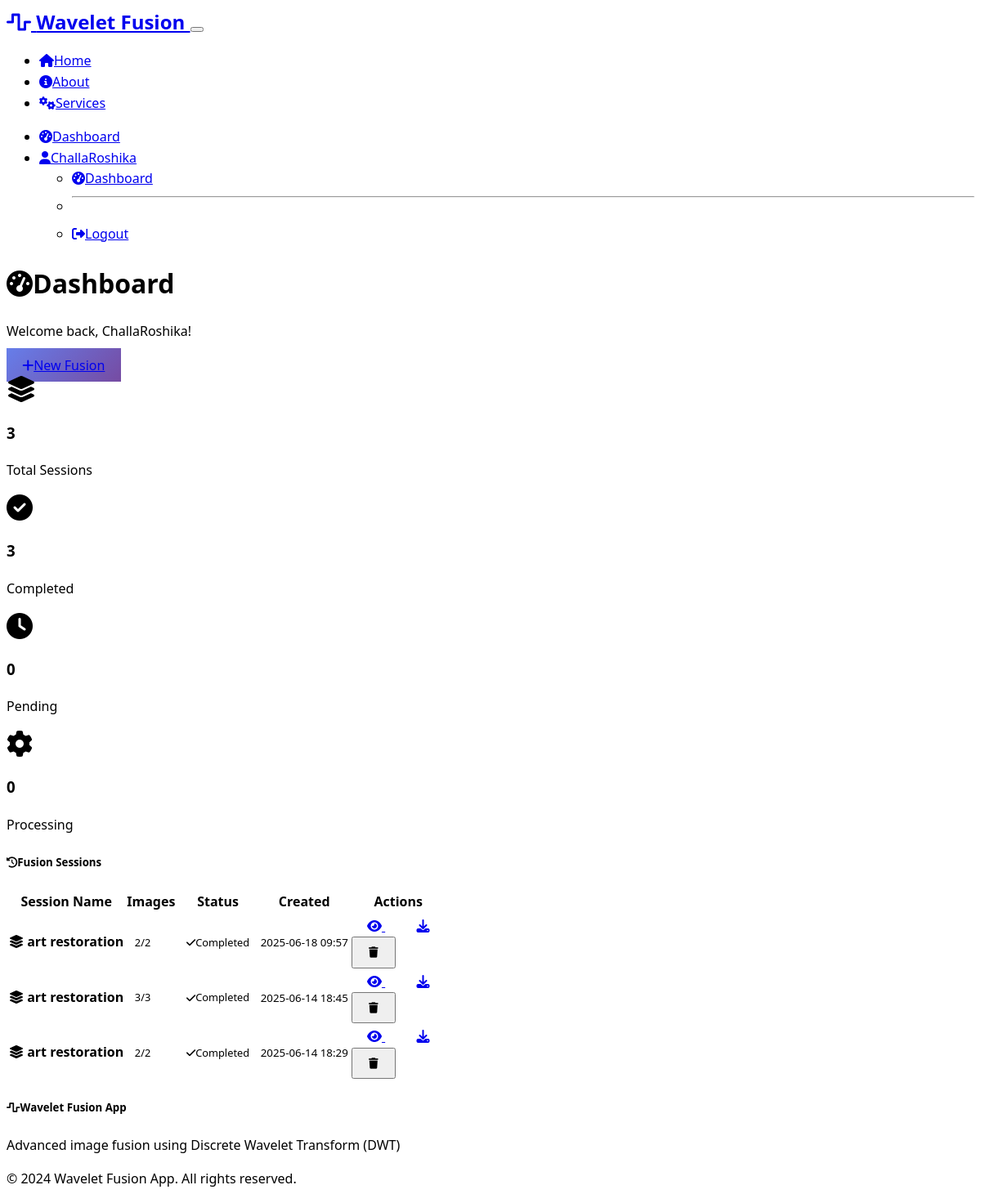
The page /dashboard (signed in) on the database its author committed.
### models.py (models this page shows, shortened)
class User(UserMixin, db.Model):
    id = db.Column(db.Integer, primary_key=True)
    username = db.Column(db.String(80), unique=True, nullable=False)
    email = db.Column(db.String(120), unique=True, nullable=False)
    password_hash = db.Column(db.String(256), nullable=False)
    created_at = db.Column(db.DateTime, default=datetime.utcnow)
    fusion_sessions = db.relationship('FusionSession', backref='user', lazy=True, cascade='all, delete-orphan')

class FusionSession(db.Model):
    id = db.Column(db.Integer, primary_key=True)
    user_id = db.Column(db.Integer, db.ForeignKey('user.id'), nullable=False)
    session_name = db.Column(db.String(200), nullable=False)
    num_images = db.Column(db.Integer, nullable=False)
    status = db.Column(db.String(50), default='pending')  # pending, processing, completed, failed
    result_filename = db.Column(db.String(200))
    created_at = db.Column(db.DateTime, default=datetime.utcnow)
    completed_at = db.Column(db.DateTime)
    images = db.relationship('UploadedImage', backref='fusion_session', lazy=True, cascade='all, delete-orphan')

### routes.py (the view)
@app.route('/dashboard')
@login_required
def dashboard():
    fusion_sessions = FusionSession.query.filter_by(user_id=current_user.id).order_by(FusionSession.created_at.desc()).all()
    return render_template('dashboard.html', fusion_sessions=fusion_sessions)

### app.py (called while the page is built)
@login_manager.user_loader
def load_user(user_id):
    from models import User
    return User.query.get(int(user_id))

### templates/dashboard.html (shortened to what this page needs)
{% extends "base.html" %}
{% block content %}
<div class="container py-4">
    <div class="row mb-4">
        <div class="col-12">
            <div class="d-flex justify-content-between align-items-center">
                <div>
                    <h1 class="display-6 mb-2">
                        <i class="fas fa-tachometer-alt me-2"></i>Dashboard
                    </h1>
                    <p class="text-muted mb-0">Welcome back, {{ current_user.username }}!</p>
                </div>
                <div>
                    <a href="{{ url_for('fusion') }}" class="btn btn-primary btn-lg">
                        <i class="fas fa-plus me-2"></i>New Fusion
                    </a>
                </div>
            </div>
        </div>
    </div>
    <div class="row g-4 mb-5">
        <div class="col-md-3">
            <div class="card border-0 shadow-sm">
                <div class="card-body text-center">
                    <i class="fas fa-layer-group fa-2x text-primary mb-2"></i>
                    <h3 class="fw-bold">{{ fusion_sessions|length }}</h3>
                    <p class="text-muted mb-0">Total Sessions</p>
                </div>
            </div>
        </div>
        <div class="col-md-3">
            <div class="card border-0 shadow-sm">
                <div class="card-body text-center">
                    <i class="fas fa-check-circle fa-2x text-success mb-2"></i>
                    <h3 class="fw-bold">{{ fusion_sessions|selectattr('status', 'equalto', 'completed')|list|length }}</h3>
                    <p class="text-muted mb-0">Completed</p>
                </div>
            </div>
        </div>
        <div class="col-md-3">
            <div class="card border-0 shadow-sm">
                <div class="card-body text-center">
                    <i class="fas fa-clock fa-2x text-warning mb-2"></i>
                    <h3 class="fw-bold">{{ fusion_sessions|selectattr('status', 'equalto', 'pending')|list|length }}</h3>
                    <p class="text-muted mb-0">Pending</p>
                </div>
            </div>
        </div>
        <div class="col-md-3">
            <div class="card border-0 shadow-sm">
                <div class="card-body text-center">
                    <i class="fas fa-cog fa-2x text-info mb-2"></i>
                    <h3 class="fw-bold">{{ fusion_sessions|selectattr('status', 'equalto', 'processing')|list|length }}</h3>
                    <p class="text-muted mb-0">Processing</p>
                </div>
            </div>
        </div>
    </div>
    <div class="row">
        <div class="col-12">
            <div class="card border-0 shadow-sm">
                <div class="card-header bg-transparent border-0 py-3">
                    <h5 class="card-title mb-0">
                        <i class="fas fa-history me-2"></i>Fusion Sessions
                    </h5>
                </div>
                <div class="card-body p-0">
                    {% if fusion_sessions %}
                        <div class="table-responsive">
                            <table class="table table-hover mb-0">
                                <thead class="table-light">
                                    <tr>
                                        <th>Session Name</th>
                                        <th>Images</th>
                                        <th>Status</th>
                                        <th>Created</th>
                                        <th>Actions</th>
                                    </tr>
                                </thead>
                                <tbody>
                                    {% for session in fusion_sessions %}
                                    <tr>
                                        <td>
                                            <div class="d-flex align-items-center">
                                                <i class="fas fa-layer-group me-2 text-muted"></i>
                                                <strong>{{ session.session_name }}</strong>
                                            </div>
                                        </td>
                                        <td>
                                            <span class="badge bg-secondary">
                                                {{ session.images|length }}/{{ session.num_images }}
                                            </span>
                                        </td>
                                        <td>
                                            {% if session.status == 'completed' %}
                                                <span class="badge bg-success">
                                                    <i class="fas fa-check me-1"></i>Completed
                                                </span>
                                            {% elif session.status == 'processing' %}
                                                <span class="badge bg-warning">
                                                    <i class="fas fa-cog fa-spin me-1"></i>Processing
                                                </span>
                                            {% elif session.status == 'failed' %}
                                                <span class="badge bg-danger">
                                                    <i class="fas fa-exclamation-triangle me-1"></i>Failed
                                                </span>
                                            {% else %}
                                                <span class="badge bg-secondary">
                                                    <i class="fas fa-clock me-1"></i>Pending
                                                </span>
                                            {% endif %}
                                        </td>
                                        <td>
                                            <small class="text-muted">
                                                {{ session.created_at.strftime('%Y-%m-%d %H:%M') }}
                                            </small>
                                        </td>
                                        <td>
                                            <div class="btn-group btn-group-sm">
                                                {% if session.status == 'completed' %}
                                                    <a href="{{ url_for('view_result', session_id=session.id) }}"
                                                       class="btn btn-outline-primary btn-sm"
                                                       title="View Result">
                                                        <i class="fas fa-eye"></i>
                                                    </a>
                                                    <a href="{{ url_for('download_result', session_id=session.id) }}"
                                                       class="btn btn-outline-success btn-sm"
                                                       title="Download">
                                                        <i class="fas fa-download"></i>
                                                    </a>
                                                {% elif session.status == 'pending' and session.images|length < session.num_images %}
                                                    <a href="{{ url_for('upload_images', session_id=session.id) }}"
                                                       class="btn btn-outline-warning btn-sm"
                                                       title="Continue Upload">
                                                        <i class="fas fa-upload"></i>
                                                    </a>
                                                {% endif %}
                                                <form method="POST" action="{{ url_for('delete_session', session_id=session.id) }}"
                                                      class="d-inline" onsubmit="return confirm('Are you sure you want to delete this session?')">
                                                    <button type="submit" class="btn btn-outline-danger btn-sm" title="Delete">
                                                        <i class="fas fa-trash"></i>
                                                    </button>
                                                </form>
                                            </div>
                                        </td>
                                    </tr>
                                    {% endfor %}
                                </tbody>
                            </table>
                        </div>
                    {% endif %}
                </div>
            </div>
        </div>
    </div>
</div>
{% endblock %}

### templates/base.html (shortened to what this page needs)
<!DOCTYPE html>
<html lang="en" data-bs-theme="dark">
<head>
    <link href="https://cdn.replit.com/agent/bootstrap-agent-dark-theme.min.css" rel="stylesheet">
    <link rel="stylesheet" href="https://cdnjs.cloudflare.com/ajax/libs/font-awesome/6.4.0/css/all.min.css">
    <link rel="stylesheet" href="{{ url_for('static', filename='css/style.css') }}">
</head>
<body>
    <nav class="navbar navbar-expand-lg navbar-dark bg-dark">
        <div class="container">
            <a class="navbar-brand" href="{{ url_for('index') }}">
                <i class="fas fa-wave-square me-2"></i>
                Wavelet Fusion
            </a>
            <button class="navbar-toggler" type="button" data-bs-toggle="collapse" data-bs-target="#navbarNav">
            </button>
            <div class="collapse navbar-collapse" id="navbarNav">
                <ul class="navbar-nav me-auto">
                    <li class="nav-item">
                        <a class="nav-link" href="{{ url_for('index') }}">
                            <i class="fas fa-home me-1"></i>Home
                        </a>
                    </li>
                    <li class="nav-item">
                        <a class="nav-link" href="{{ url_for('about') }}">
                            <i class="fas fa-info-circle me-1"></i>About
                        </a>
                    </li>
                    <li class="nav-item">
                        <a class="nav-link" href="{{ url_for('services') }}">
                            <i class="fas fa-cogs me-1"></i>Services
                        </a>
                    </li>
                </ul>
                <ul class="navbar-nav">
                    {% if current_user.is_authenticated %}
                        <li class="nav-item">
                            <a class="nav-link" href="{{ url_for('dashboard') }}">
                                <i class="fas fa-tachometer-alt me-1"></i>Dashboard
                            </a>
                        </li>
                        <li class="nav-item dropdown">
                            <a class="nav-link dropdown-toggle" href="#" role="button" data-bs-toggle="dropdown">
                                <i class="fas fa-user me-1"></i>{{ current_user.username }}
                            </a>
                            <ul class="dropdown-menu">
                                <li><a class="dropdown-item" href="{{ url_for('dashboard') }}">
                                    <i class="fas fa-tachometer-alt me-2"></i>Dashboard
                                </a></li>
                                <li><hr class="dropdown-divider"></li>
                                <li><a class="dropdown-item" href="{{ url_for('logout') }}">
                                    <i class="fas fa-sign-out-alt me-2"></i>Logout
                                </a></li>
                            </ul>
                        </li>
                    {% endif %}
                </ul>
            </div>
        </div>
    </nav>
    <main>
        {% block content %}{% endblock %}
    </main>
    <footer class="bg-dark text-light py-4 mt-5">
        <div class="container">
            <div class="row">
                <div class="col-md-6">
                    <h5><i class="fas fa-wave-square me-2"></i>Wavelet Fusion App</h5>
                    <p class="mb-0">Advanced image fusion using Discrete Wavelet Transform (DWT)</p>
                </div>
                <div class="col-md-6 text-md-end">
                    <p class="mb-0">&copy; 2024 Wavelet Fusion App. All rights reserved.</p>
                </div>
            </div>
        </div>
    </footer>
</body>
</html>

### static/css/style.css (style rules this page uses)
:root { --primary-gradient: linear-gradient(135deg, #667eea 0%, #764ba2 100%); --success-gradient: linear-gradient(135deg, #4facfe 0%, #00f2fe 100%); --info-gradient: linear-gradient(135deg, #43e97b 0%, #38f9d7 100%); --warning-gradient: linear-gradient(135deg, #fa709a 0%, #fee140 100%); }
body { font-family: 'Segoe UI', Tahoma, Geneva, Verdana, sans-serif; line-height: 1.6; }
.card { transition: transform 0.3s ease, box-shadow 0.3s ease; }
.badge { font-size: 0.8rem; padding: 0.5em 0.75em; }
.btn { font-weight: 500; padding: 0.6rem 1.2rem; transition: all 0.3s ease; }
.btn-primary { background: var(--primary-gradient); border: none; }
.table { background-color: transparent; }
.navbar-brand { font-weight: bold; font-size: 1.5rem; }
.nav-link { font-weight: 500; transition: color 0.3s ease; }
footer { margin-top: auto; }

### rows shown on the page
User: username "ChallaRoshika"
FusionSession: session_name "art restoration", images|length "2", num_images "2", status "completed" (drawn), created_at "2025-06-18 09:57"
FusionSession: session_name "art restoration", images|length "3", num_images "3", status "completed" (drawn), created_at "2025-06-14 18:45"
FusionSession: session_name "art restoration", images|length "2", num_images "2", status "completed" (drawn), created_at "2025-06-14 18:29"

### other values the page prints
{{ fusion_sessions|length }} "3"
{{ fusion_sessions|selectattr('status', 'equalto', 'pending')|list|length }} "0"
